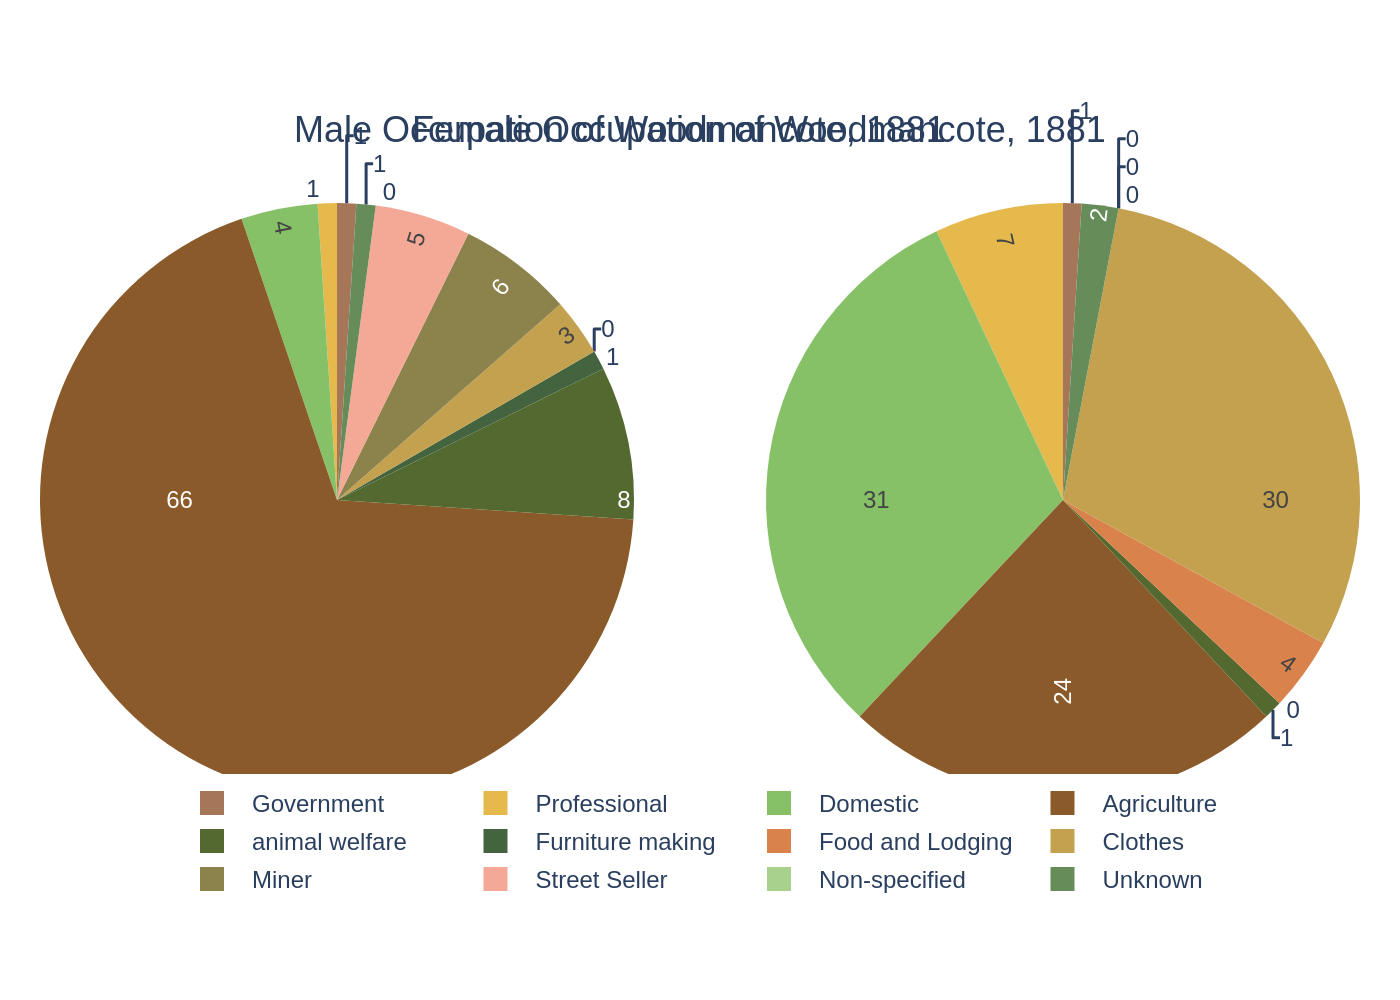

The script that drew this image:
import sys
import json
import pathlib
import plotly.graph_objects as go
from plotly.subplots import make_subplots

# Check for command-line argument
if len(sys.argv) != 2:
    print("Usage: python <script_name>.py <json_file_path>")
    sys.exit(1)

# Get JSON file path from command-line argument
json_file_path = pathlib.Path(sys.argv[1])

# Read the JSON data
try:
    with open(json_file_path, 'r', encoding='utf-8') as f:
        chart_data = json.load(f)
except (FileNotFoundError, json.JSONDecodeError) as e:
    print(f"Error reading or parsing JSON file: {e}")
    sys.exit(1)

# Extract data from the JSON structure
texts = chart_data['texts']
data = chart_data['chart_data']
colors = chart_data['colors']
labels = data['labels']
male_values = data['male_values']
female_values = data['female_values']

# Create subplots for the two pie charts
fig = make_subplots(rows=1, cols=2, specs=[[{'type': 'domain'}, {'type': 'domain'}]])

# Add the Male Occupation pie chart
fig.add_trace(go.Pie(
    labels=labels,
    values=male_values,
    name="Male",
    marker_colors=colors,
    textinfo='value',
    textposition='auto',
    sort=False,
    hoverinfo='label+percent+value',
    domain=dict(x=[0, 0.5])
), 1, 1)

# Add the Female Occupation pie chart
fig.add_trace(go.Pie(
    labels=labels,
    values=female_values,
    name="Female",
    marker_colors=colors,
    textinfo='value',
    textposition='auto',
    sort=False,
    hoverinfo='label+percent+value',
    domain=dict(x=[0.5, 1.0])
), 1, 2)

# Update layout for titles, legend, and general appearance
fig.update_layout(
    annotations=[
        dict(text=texts['title_left'], x=0.19, y=1.08, font_size=18, showarrow=False),
        dict(text=texts['title_right'], x=0.81, y=1.08, font_size=18, showarrow=False)
    ],
    showlegend=True,
    legend=dict(
        orientation="h",
        yanchor="bottom",
        y=-0.1,
        xanchor="center",
        x=0.5
    ),
    font=dict(
        family="Arial",
        size=12
    ),
    margin=dict(t=80, b=80, l=20, r=20),
    paper_bgcolor='white',
    plot_bgcolor='white'
)

# Update traces for consistent styling
fig.update_traces(
    textfont_size=12,
    insidetextorientation='radial'
)

# Determine the output image filename from the input JSON path
output_filename = json_file_path.with_suffix('.png')

# Save the figure as a PNG image
fig.write_image(output_filename, scale=2)

print(f"Chart saved to {output_filename}")
